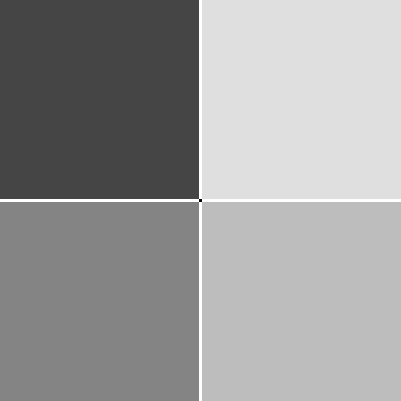
#> input picture polar_coords/square.png, 401 x 401 px
$ python My_polar4.py
#> lines starting #> are read from the running program, lines starting #| are printed output that depends on the picture
#https://stackoverflow.com/questions/3798333/image-information-along-a-polar-coordinate-system


import numpy as np
import scipy as sp
import scipy.ndimage
from skimage.data import chelsea
from PIL import Image

import matplotlib.pyplot as plt

def main():

    im = Image.open('square.png')
#> im is the input picture: PIL image 401x401 RGBA; mean R, G, B, A 154.8, 154.8, 154.8, 255

    im = im.convert('L')
#> im: PIL image 401x401 L
    data = np.array(im)
    print(data.shape)
#| (401, 401)

    data = chelsea()[...,0]
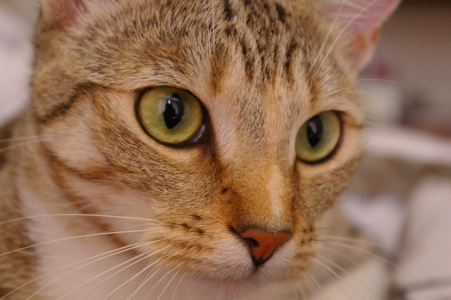
#> input picture skimage.data.chelsea(), 451 x 300 px
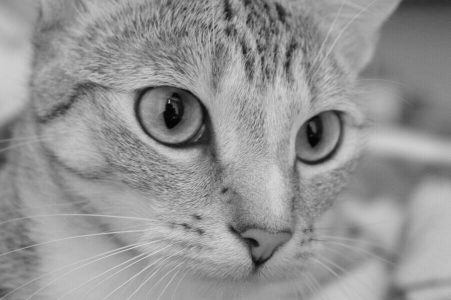
#> data: shape (300, 451); min 2, max 215, mean 147.7
    print(data.shape)
#| (300, 451)
    plot_polar_image(data, origin=None)
    #plot_polar_image(data, (100,100))
    #plot_directional_intensity(data, origin=None)

    plt.show()


def plot_polar_image(data, origin=None):
    """Plots an image reprojected into polar coordinages with the origin
    at "origin" (a tuple of (x0, y0), defaults to the center of the image)"""
    polar_grid = reproject_image_into_polar(data, origin)

    #polar_grid=polar_rotate(polar_grid,45)

    fig, ax = plt.subplots(2, 1, figsize=(6, 8))

    ax[0].imshow(polar_grid, cmap=plt.cm.gray)
    ax[0].set_ylabel("Radius in pixels")
    ax[0].set_xlabel("Angle in degrees")
    ax[0].set_xticks(np.linspace(0, data.shape[1], 9))
    ax[0].set_xticklabels(range(0, 361, 45))
    ax[1].imshow(data, cmap=plt.cm.gray)


    #fig.savefig('foo.png')
    plt.show()


def Get_polar_axes(shape,rad_width,phi_width):
#> called with shape = (300, 451), rad_width = 300, phi_width = 451
    ny, nx = shape
    if ny % 2 != 0:
        theta_min = 0
    else:
        theta_min = np.arctan2(1, nx // 2)
    theta_max = np.arctan2(-1, nx // 2) + np.pi * 2
    #print("theta_mim-max", theta_min, theta_max)
    if ny % 2 == 0 and nx % 2 == 0:
        min_radius = np.sqrt(2)
    elif ny % 2 == 0 or nx % 2 == 0:
        min_radius = 1
    else:
        min_radius = 0
    max_radius = np.sqrt((nx // 2) ** 2 + (ny // 2) ** 2)
    #print("max_rad",min_radius, max_radius)

    # Make a regular (in polar space) grid based on the min and max r & theta
    r_i = np.linspace(min_radius, max_radius, rad_width)
#> r_i = 300 values from 1 to 270.4
    theta_i = np.linspace(theta_min, theta_max, phi_width)
#> theta_i = 451 values from 0.00444 to 6.28


    return r_i, theta_i


def reproject_image_into_polar(data, origin=None):
    """Reprojects a 3D numpy array ("data") into a polar coordinate system.
    "origin" is a tuple of (x0, y0) and defaults to the center of the image."""
    ny, nx = data.shape[:2]
    if origin is None:
        origin_x, origin_y = nx // 2, ny // 2

    r_i, theta_i = Get_polar_axes(data.shape, ny, nx)
#> r_i = 300 values from 1 to 270.4; theta_i = 451 values from 0.00444 to 6.28
    theta_grid, r_grid = np.meshgrid(theta_i, r_i)

    # Project the r and theta grid back into pixel coordinates
    xi, yi = polar2cart(r_grid, theta_grid)
#> in polar2cart, `x = r * np.cos(theta)`:
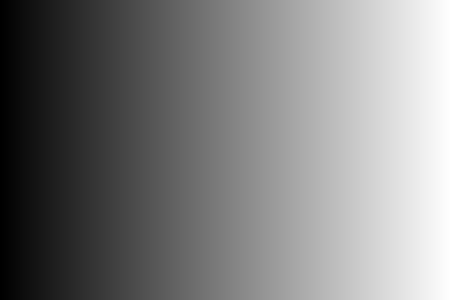
#> theta: shape (300, 451) float64; min 0.00444, max 6.28, mean 3.14; drawn with min black and max white
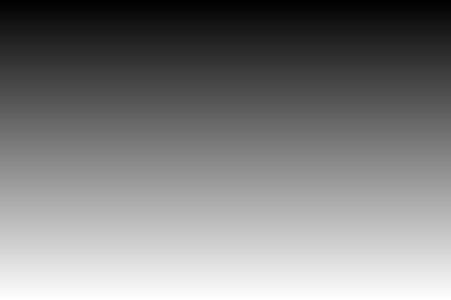
#> r_grid: shape (300, 451) float64; min 1, max 270.4, mean 135.7; drawn with min black and max white

    # We need to shift the origin back to
    # back to the lower-left corner...
    if nx % 2 != 0:
        xi += origin_x
    else:
        xi[0: origin_x] += origin_x
        xi[origin_x:] += origin_x - 1

    if ny % 2 != 0:
        yi += origin_y
    else:
        yi[0: origin_y] += origin_y
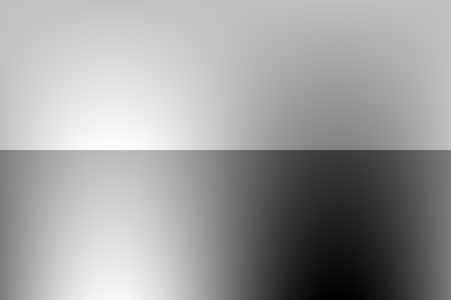
#> yi: shape (300, 451) float64; min -270.4, max 285.3, mean 75; drawn with min black and max white
        yi[origin_y:] += origin_y - 1
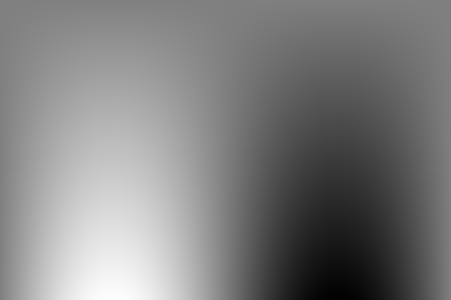
#> yi: shape (300, 451) float64; min -121.4, max 419.4, mean 149.5; drawn with min black and max white

    xi, yi = xi.flatten(), yi.flatten()
    coords = np.vstack((yi, xi)) # (map_coordinates requires a 2xn array)

    # Reproject each band individually and the restack
    # (uses less memory than reprojection the 3-dimensional array in one step)

    zi = sp.ndimage.map_coordinates(data, coords, order=3)
    output = zi.reshape((ny, nx))
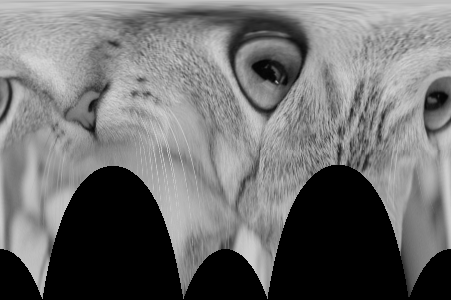
#> output: shape (300, 451); min 0, max 214, mean 111

    return output


def polar2cart(r, theta):
    x = r * np.cos(theta)
    y = r * np.sin(theta)
    return x, y


def polar_rotate(IMG, angle):
    width = IMG.shape[1]
    shift = int(round(-angle/360*width))
    return np.roll(IMG, shift, axis=1)


if __name__ == '__main__':
    main()
